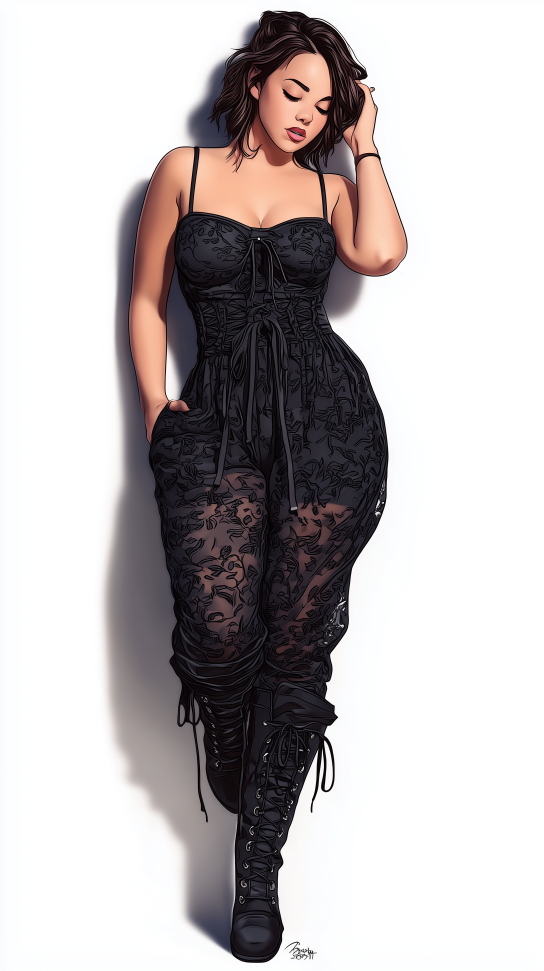
#> input picture Images/confident_woman_black_outfit.png, 1632 x 2912 px (shown at 1/3 size); its folder holds 2 pictures in this run
$ python thumbnailer.py
#> lines starting #> are read from the running program, lines starting #| are printed output that depends on the picture
from PIL import Image
import os

input_dir = 'Images'        # Folder with your original images
output_dir = 'thumbnails'   # Folder to save thumbnails
os.makedirs(output_dir, exist_ok=True)

max_size = (220, 160)       # Max width and height for thumbnails

for filename in os.listdir(input_dir):
    if filename.lower().endswith(('.png', '.jpg', '.jpeg')):
        img_path = os.path.join(input_dir, filename)
        img = Image.open(img_path)
#> img is the input picture: PIL image 1632x2912 RGB; mean R, G, B 190.4, 185, 185.5
        img.thumbnail(max_size)  # This preserves aspect ratio
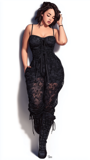
#> img: PIL image 90x160 RGB; mean R, G, B 190.4, 185, 185.5
        thumb_path = os.path.join(output_dir, filename)
        img.save(thumb_path)
        print(f"Saved thumbnail: {thumb_path}")
#> pass 2 of the loop `for filename in os.listdir(input_dir):`:
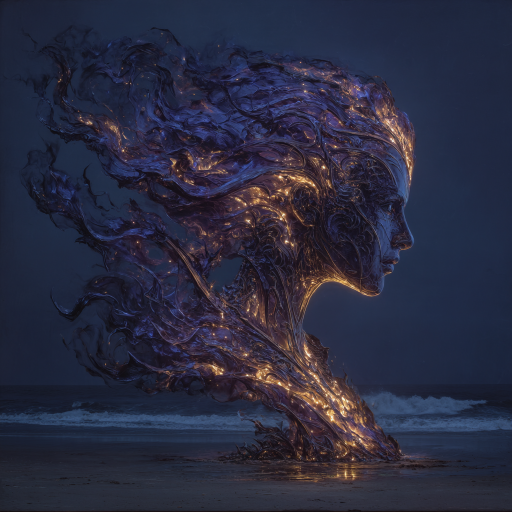
#> input picture Images/ethereal_oceanic_sculpture.png, 1024 x 1024 px (shown at 1/2 size)
#> img is the input picture: PIL image 1024x1024 RGB; mean R, G, B 41.7, 43.1, 63.5
#> `img.thumbnail(max_size)`:
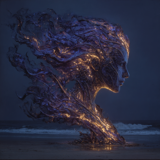
#> img: PIL image 160x160 RGB; mean R, G, B 41.6, 42.9, 63.4
